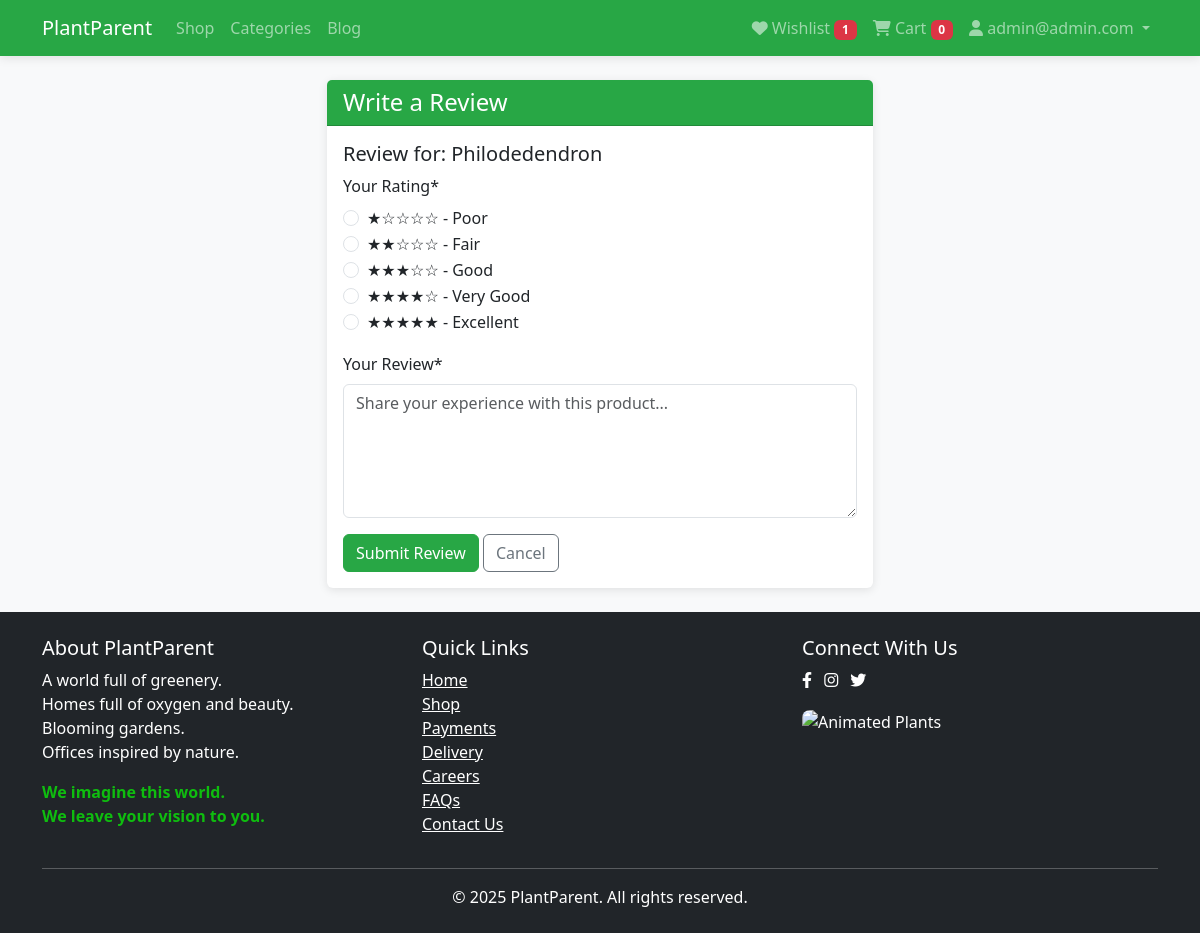
Page /reviews/add/philodedendron/ (signed in) on the committed database.
### accounts/models.py (models this page shows, shortened)
class User(AbstractUser):
    username = None
    email = models.EmailField(_('email address'), unique=True)
    phone = models.CharField(max_length=20, blank=True)
    address = models.TextField(blank=True)
    city = models.CharField(max_length=100, blank=True)
    postal_code = models.CharField(max_length=20, blank=True)
    country = models.CharField(max_length=100, blank=True)
    profile_picture = models.ImageField(
        upload_to=user_profile_picture_path,
        blank=True,
        null=True,
        validators=[validate_image_size, validate_image_format],
        help_text=_('Upload a profile picture (max 1MB, formats: JPG, PNG, GIF)')
    )
    receive_newsletter = models.BooleanField(default=False)
    USERNAME_FIELD = 'email'
    REQUIRED_FIELDS = []
    objects = UserManager()
    class Meta:
        permissions = [
            ("can_publish_post", "Can publish blog posts without approval"),
            ("can_edit_all_posts", "Can edit any blog post (not just own)"),
        ]
    class Meta:
        verbose_name = 'User'
        verbose_name_plural = 'Users'

### wishlist/models.py (models this page shows, shortened)
class Wishlist(models.Model):
    user = models.OneToOneField(
        settings.AUTH_USER_MODEL,
        on_delete=models.CASCADE,
        related_name='wishlist'
    )
    created_at = models.DateTimeField(auto_now_add=True)
    updated_at = models.DateTimeField(auto_now=True)

### cart/models.py (models this page shows, shortened)
class Cart(models.Model):
    user = models.OneToOneField(
        settings.AUTH_USER_MODEL,
        on_delete=models.CASCADE,
        related_name='cart'
    )
    created_at = models.DateTimeField(auto_now_add=True)
    updated_at = models.DateTimeField(auto_now=True)
    @property
    def total_quantity(self):
        print(sum(item.quantity for item in self.items.all()))
        return sum(item.quantity for item in self.items.all())

### products/models.py (models this page shows, shortened)
class Product(models.Model):
    name = models.CharField(max_length=200)
    slug = models.SlugField(max_length=200, unique=True)
    description = models.TextField()
    short_description = models.CharField(max_length=300, blank=True)
    price = models.DecimalField(max_digits=10, decimal_places=2)
    category = models.ForeignKey(
        Category,
        related_name='products',
        on_delete=models.SET_NULL,
        null=True
    )
    image = models.ImageField(upload_to='products/')
    stock = models.PositiveIntegerField(default=0)
    available = models.BooleanField(default=True)
    created = models.DateTimeField(auto_now_add=True)
    updated = models.DateTimeField(auto_now=True)
    featured = models.BooleanField(default=False)
    class Meta:
        ordering = ['-created']
        indexes = [
            models.Index(fields=['id', 'slug']),
            models.Index(fields=['name']),
            models.Index(fields=['-created']),
        ]
    def get_absolute_url(self):
        return reverse('products:detail', args=[self.slug])

### reviews/views.py (the view, shortened to what this page needs)
# urls.py: path('add/<slug:slug>/', views.AddReviewView.as_view(), name='add'),
class AddReviewView(LoginRequiredMixin, CreateView):
    model = Review
    form_class = ReviewForm
    template_name = 'reviews/add.html'
    def get_product(self):
        return get_object_or_404(Product, slug=self.kwargs['slug'])
    def get_context_data(self, **kwargs):
        context = super().get_context_data(**kwargs)
        context['product'] = self.get_product()
        return context

### reviews/forms.py (shortened to what this page needs)
class ReviewForm(forms.ModelForm):
    RATING_CHOICES = [
        (1, '★☆☆☆☆ - Poor'),
        (2, '★★☆☆☆ - Fair'),
        (3, '★★★☆☆ - Good'),
        (4, '★★★★☆ - Very Good'),
        (5, '★★★★★ - Excellent'),
    ]
    rating = forms.ChoiceField(
        label=_("Your Rating"),
        choices=RATING_CHOICES,
        widget=forms.RadioSelect(attrs={'class': 'rating-radio'}),
        required=True
    )
    comment = forms.CharField(
        label=_("Your Review"),
        widget=forms.Textarea(attrs={
            'class': 'form-control',
            'rows': 5,
            'placeholder': _('Share your experience with this product...')
        }),
        required=True,
        max_length=1000
    )
    class Meta:
        model = Review
        fields = ['rating', 'comment']
        labels = {
            'rating': _('Rating'),
            'comment': _('Review')
        }
    def __init__(self, *args, **kwargs):
        super().__init__(*args, **kwargs)
        self.fields['rating'].widget.attrs.update({
            'class': 'form-check-input',
            'style': 'margin-right: 5px;'
        })

### plantparent/context_processors.py (called while the page is built)
def cart_context(request):
    context = {}
    if request.user.is_authenticated:
        cart = Cart.objects.filter(user=request.user).first()
        context['cart'] = cart
    return context

def wishlist_context(request):
    context = {}
    if request.user.is_authenticated:
        wishlist, created = Wishlist.objects.get_or_create(user=request.user)
        context['wishlist'] = wishlist
    return context

### templates/reviews/add.html (shortened to what this page needs)
{% extends 'base.html' %}
{% load crispy_forms_tags %}
{% block content %}
<div class="row justify-content-center">
    <div class="col-md-6">
        <div class="card">
            <div class="card-header bg-success text-white">
                <h4 class="mb-0">Write a Review</h4>
            </div>
            <div class="card-body">
                <h5>Review for: {{ product.name }}</h5>
                <form method="post">
                    {{ form|crispy }}
                    <button type="submit" class="btn btn-success">Submit Review</button>
                    <a href="{{ product.get_absolute_url }}" class="btn btn-outline-secondary">Cancel</a>
                </form>
            </div>
        </div>
    </div>
</div>
{% endblock %}

### templates/base.html (shortened to what this page needs)
<!DOCTYPE html>
<html lang="en">
<head>
    <link href="https://cdnjs.cloudflare.com/ajax/libs/font-awesome/6.4.0/css/all.min.css" rel="stylesheet">
    <link rel="stylesheet" href="https://cdnjs.cloudflare.com/ajax/libs/animate.css/4.1.1/animate.min.css" />
    <link href="https://cdn.jsdelivr.net/npm/bootstrap@5.3.0/dist/css/bootstrap.min.css" rel="stylesheet">
    <link rel="stylesheet" href="https://cdnjs.cloudflare.com/ajax/libs/font-awesome/6.4.0/css/all.min.css">
</head>
<body>
    <nav class="navbar navbar-expand-lg navbar-dark bg-success">
        <div class="container">
            <a class="navbar-brand" href="{% url 'products:home' %}">PlantParent</a>
            <div class="collapse navbar-collapse" id="navbarNav">
                <ul class="navbar-nav me-auto">
                    <li class="nav-item">
                        <a class="nav-link" href="{% url 'products:list' %}">Shop</a>
                    </li>
                    <li class="nav-item">
                        <a class="nav-link" href="{% url 'products:categories' %}">Categories</a>
                    </li>
                    <li class="nav-item">
                        <a class="nav-link" href="{% url 'blog:post_list' %}">Blog</a>
                    </li>
                </ul>
                <ul class="navbar-nav">
                    <li class="nav-item">
                        <a class="nav-link" href="{% url 'wishlist:view' %}">
                            <i class="fas fa-heart"></i> Wishlist
                            <span class="badge bg-danger" id="wishlist-count">
                                {% if request.user.is_authenticated %}{{ request.user.wishlist.items.count }}{% else %}0{% endif %}
                            </span>
                        </a>
                    </li>
                    <li class="nav-item">
                        <a class="nav-link" href="{% url 'cart:view' %}">
                            <i class="fas fa-shopping-cart"></i> Cart
                            <span class="badge bg-danger" id="cart-count">
                                {% if cart %}{{ cart.total_quantity }}{% else %}0{% endif %}
                            </span>
                        </a>
                    </li>
                    {% if user.is_authenticated %}
                    <li class="nav-item dropdown">
                        <a class="nav-link dropdown-toggle" href="#" id="navbarDropdown" role="button" data-bs-toggle="dropdown">
                            <i class="fas fa-user"></i> {{ user.email }}
                        </a>
                    </li>
                    {% endif %}
                </ul>
            </div>
        </div>
    </nav>
    <main class="container my-4">
        {% block content %}{% endblock %}
    </main>
    <footer class="bg-dark text-white py-4 mt-0">
        <div class="container">
            <div class="row">
                <div class="col-md-4">
                    <h5>About PlantParent</h5>
                    <p>A world full of greenery. <br>
                       Homes full of oxygen and beauty. <br>
                       Blooming gardens. <br>
                       Offices inspired by nature. <br></p>
                    <p style="color: #0fbd0f;">
                        <b>We imagine this world.</b><br>
                        <b>We leave your vision to you.</b>
                    </p>
                </div>
                <div class="col-md-4">
                    <h5>Quick Links</h5>
                    <ul class="list-unstyled">
                        <li><a href="{% url 'products:home' %}" class="text-white">Home</a></li>
                        <li><a href="{% url 'products:list' %}" class="text-white">Shop</a></li>
                        <li><a href="#" class="text-white">Payments</a></li>
                        <li><a href="#" class="text-white">Delivery</a></li>
                        <li><a href="#" class="text-white">Careers</a></li>
                        <li><a href="#" class="text-white">FAQs</a></li>
                        <li><a href="#" class="text-white">Contact Us</a></li>
                    </ul>
                </div>
                <div class="col-md-4" >
                    <h5>Connect With Us</h5>
                    <a href="#" class="text-white me-2"><i class="fab fa-facebook-f"></i></a>
                    <a href="#" class="text-white me-2"><i class="fab fa-instagram"></i></a>
                    <a href="#" class="text-white me-2"><i class="fab fa-twitter"></i></a>
                    <div class="mt-3">
                        <img src="https://mir-s3-cdn-cf.behance.net/project_modules/max_632/a5364778036023.5c9a9814218f1.gif"
                             alt="Animated Plants"
                             style="width: 180px; border-radius: 8px;">
                    </div>
                </div>
            </div>
            <hr>
            <div class="text-center">
                <p class="mb-0">&copy; 2025 PlantParent. All rights reserved.</p>
            </div>
        </div>
    </footer>
</body>
</html>

### templates/base.html (style rules this page uses)
body { font-family: 'Segoe UI', Tahoma, Geneva, Verdana, sans-serif; background-color: #f8f9fa; }
.card { transition: transform 0.3s ease, box-shadow 0.3s ease; border: none; box-shadow: 0 2px 10px rgba(0, 0, 0, 0.1); }
.bg-success { background-color: #28a745 !important; }
.btn-success { background-color: #28a745; border-color: #28a745; }
.navbar { box-shadow: 0 2px 10px rgba(0, 0, 0, 0.1); }
footer { margin-top: 50px; }

### rows in the picture
User: user.wishlist.items.count "1", email "admin@admin.com"
Cart: total_quantity "0"
Product: name "Philodedendron"
